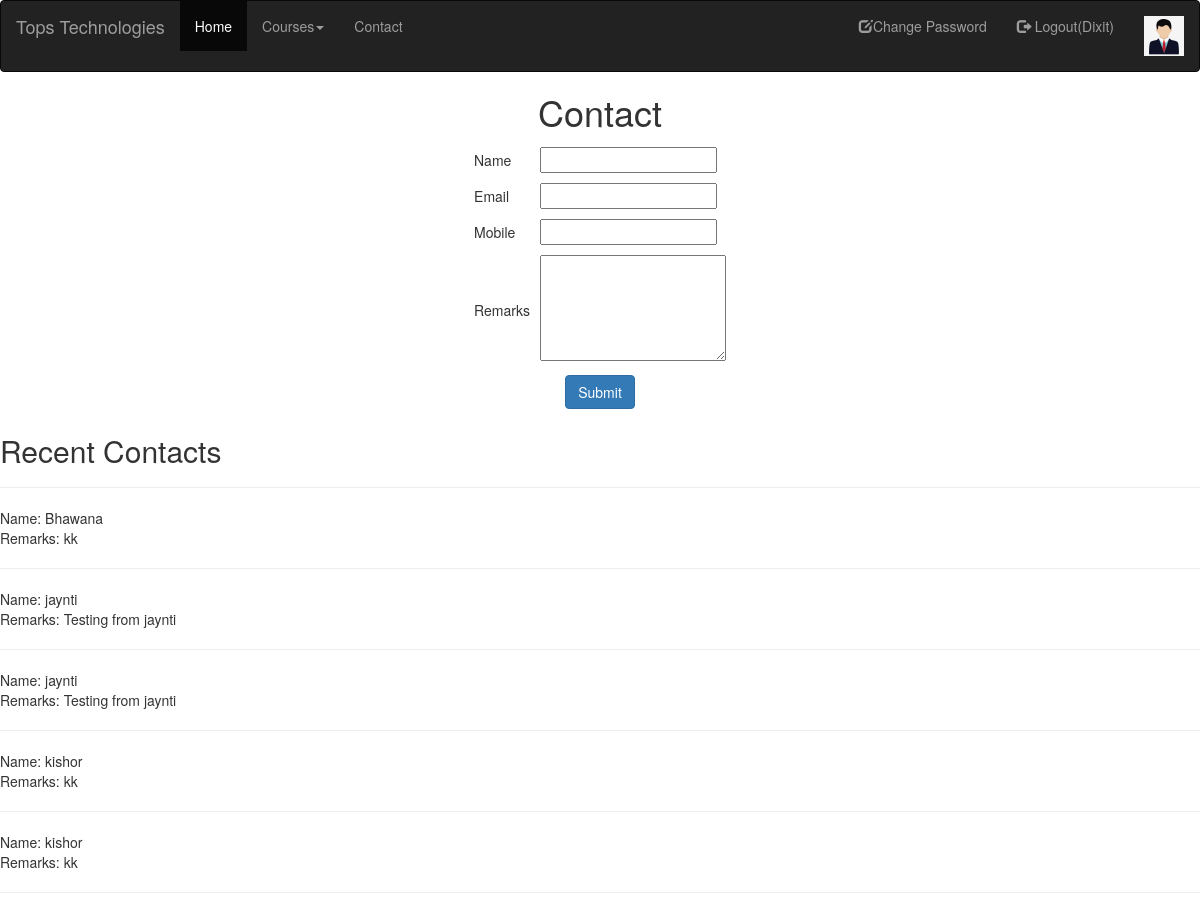
Screenshot of /contact/ (signed in) with the database file from the repository.
### myapp/models.py (models this page shows, shortened)
class Contact(models.Model):
	name=models.CharField(max_length=100)
	email=models.EmailField()
	mobile=models.PositiveIntegerField()
	remarks=models.TextField()

### myapp/views.py (the view)
# urls.py: path('contact/',views.contact,name='contact'),
def contact(request):
	if request.method=="POST":
		Contact.objects.create(
			name=request.POST['name'],
			email=request.POST['email'],
			mobile=request.POST['mobile'],
			remarks=request.POST['remarks']
			)
		msg="Contact Saved Successfully"
		contacts=Contact.objects.all().order_by("-id")[:5]
		return render(request,'contact.html',{'msg':msg,'contacts':contacts})
	else:
		contacts=Contact.objects.all().order_by("-id")[:5]
		return render(request,'contact.html',{'contacts':contacts})

### myapp/templates/contact.html (shortened to what this page needs)
{% extends 'header.html' %}
{% block content%}
<!DOCTYPE html>
<html>
<head>
</head>
<body>
  <center>
    <h1>Contact</h1>
    <form name="contact" method="post" action="{% url 'contact' %}">
      <table>
        <tr>
          <td>Name</td>
          <td><input type="text" name="name"></td>
        </tr>
        <tr>
          <td>Email</td>
          <td><input type="text" name="email"></td>
        </tr>
        <tr>
          <td>Mobile</td>
          <td><input type="text" name="mobile"></td>
        </tr>
        <tr>
          <td>Remarks</td>
          <td><textarea rows="5" cols="22" name="remarks"></textarea></td>
        </tr>
        <tr>
          <td colspan="2" align="center">
            <input type="submit" name="SUMBIT" class="btn btn-primary">
          </td>
        </tr>
      </table>
  </center>
  <h2>Recent Contacts</h2>
  <hr>
  {% for i in contacts %}
    Name: {{i.name}}<br>
    Remarks: {{i.remarks}}<br><hr>
  {% endfor %}
</body>
</html>
{% endblock %}

### myapp/templates/header.html (style rules this page uses)
tr,td { padding: 5px; }

### rows the page displays
Contact: name "Bhawana", remarks "kk"
Contact: name "jaynti", remarks "Testing from jaynti"
Contact: name "jaynti", remarks "Testing from jaynti"
Contact: name "kishor", remarks "kk"
Contact: name "kishor", remarks "kk"

### other values shown
{{ request.session.fname }} "Dixit"
